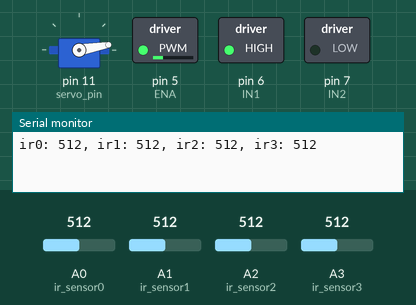
Bench run of a sketch on a simulated Arduino Nano, built with avr-gcc and run on an emulated ATmega328P. Shown: servo, switched loads named in the sketch (green lamp = pin HIGH), the last lines printed to the serial monitor. Inputs (shaded band) come from the test bench; at power-on: A0 (ir_sensor0) = 512, A1 (ir_sensor1) = 512, A2 (ir_sensor2) = 512, A3 (ir_sensor3) = 512.

Above: at 0.05 s.
At 2.25 s:
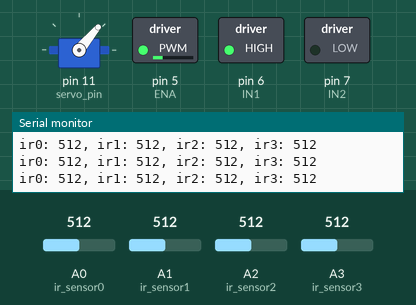
At 4.5 s:
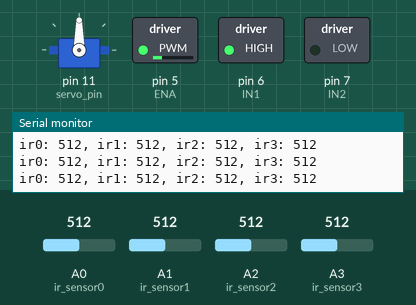
At 9.0 s:
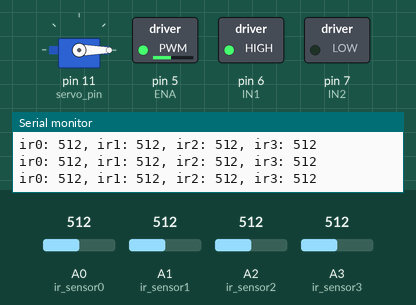
Timing chart, 0 to 11.7 s (numbered marks = the images above):
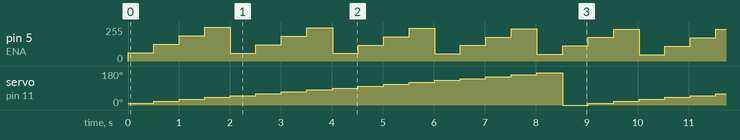

Measured:
- by itself, pin 5 (ENA): ramps from 6/255 to 252/255 and jumps back, once every 2.0 s
- by itself, servo on pin 11 (servo_pin): repeats every 9.0 s: 30° 0.50 s, 40° 0.50 s, 50° 0.50 s, 60° 0.50 s, 70° 0.50 s, 80° 0.50 s, 90° 0.50 s, 100° 0.50 s, 110° 0.50 s, 120° 0.50 s, 130° 0.50 s, 140° 0.50 s, 150° 0.50 s, 160° 0.50 s, 170° 0.50 s, 0° 0.50 s, 10° 0.50 s, 20° 0.50 s

The sketch:

final_sample_code.ino
```cpp
/***************************************************************/
/* Sample code for CSL final project                           */
/* Demonstrating 1) IR sensor, 2) Servo motor, and 3) DC Motor */
/***************************************************************/

// All grounds (GND) should be connected
// After finishing prototyping, you can power Nano by connecting a 9V battery to Vin pin

/***** IR Sensor *****/
#define ir_sensor0 A0 // A0 pin on the sensor
#define ir_sensor1 A1 // A1 pin on the sensor
#define ir_sensor2 A2 // A2 pin on the sensor
#define ir_sensor3 A3 // A2 pin on the sensor
// Vcc -> 5V
// GND -> GND


/***** Servo Motor *****/
#define servo_pin 11 // PWM pin (orange)
// Red -> 5V
// Brown -> GND

#include <Servo.h>
Servo myservo;
int servo_output = 0;


/***** DC Motor (L298N) *****/
#define ENA 5 // (pwm)
#define IN1 6
#define IN2 7
// +12V -> (+) of 9V battery
// GND -> GND
// OUT1 & OUT2 -> DC Motor

int dc_dir = 0;
int dc_output = 0;


void setup() {
  /****** IR Sensor ******/
  pinMode(ir_sensor0, INPUT);
  pinMode(ir_sensor1, INPUT);
  pinMode(ir_sensor2, INPUT);
  pinMode(ir_sensor3, INPUT);

  /***** Servo Motor *****/
  pinMode(servo_pin, OUTPUT);
  myservo.attach(servo_pin);

  /** DC Motor (L298N) ***/
  pinMode(ENA, OUTPUT);
  pinMode(IN1, OUTPUT);
  pinMode(IN2, OUTPUT);
  setDirection(dc_dir);
  analogWrite(ENA, dc_output);

  Serial.begin(38400);
}

void loop() {
  /* Read from the IR Sensor */
  Serial.print("ir0: ");
  Serial.print(analogRead(ir_sensor0));
  Serial.print(", ir1: ");
  Serial.print(analogRead(ir_sensor1));
  Serial.print(", ir2: ");
  Serial.print(analogRead(ir_sensor2));
  Serial.print(", ir3: ");
  Serial.print(analogRead(ir_sensor3));
  Serial.print("\n");


  /* Rotate the servo motor (by degree) */
  myservo.write((servo_output += 10) % 180);

  /* Set DC motor direction and power */
  setDirection(dc_dir);
  analogWrite(ENA, (dc_output += 63) % 255);

  delay(500);
}

void setDirection(int dir){
  if (dir == 0){
    digitalWrite(IN1, HIGH);
    digitalWrite(IN2, LOW);
  } else if (dir == 1){
    digitalWrite(IN1, LOW);
    digitalWrite(IN2, HIGH);
  }
}
```
